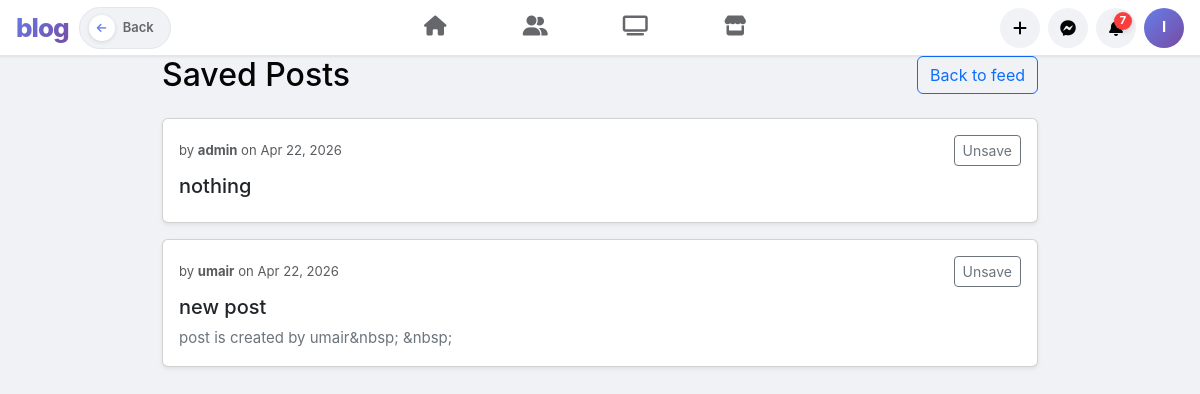
Page /saved_posts/ (signed in) on the committed database.
### blog/models.py (models this page shows, shortened)
class CustomUser(AbstractUser):
    email = models.EmailField(unique=True)

class SavedPost(models.Model):
    user = models.ForeignKey(
        settings.AUTH_USER_MODEL, on_delete=models.CASCADE, related_name="saved_posts"
    )
    post = models.ForeignKey(
        Post, on_delete=models.CASCADE, related_name="saved_by_users"
    )
    created_at = models.DateTimeField(auto_now_add=True)
    class Meta:
        unique_together = ("user", "post")
        ordering = ["-created_at"]

class Post(models.Model):
    title = models.CharField(max_length=200)
    content = RichTextUploadingField()
    author = models.ForeignKey(settings.AUTH_USER_MODEL, on_delete=models.CASCADE)
    created_at = models.DateTimeField(auto_now_add=True)
    updated_at = models.DateTimeField(auto_now=True)
    is_published = models.BooleanField(default=False)
    category = models.ManyToManyField("Category", blank=True)

### blog/views.py (the view)
# urls.py: path("saved_posts/", saved_post_list_view, name="saved_posts"),
@login_required
def saved_post_list_view(request):
    saved_posts = SavedPost.objects.filter(user=request.user).order_by("-created_at")
    return render(request, "post/saved_posts.html", {"saved_posts": saved_posts})

### blog/context_processors.py (called while the page is built)
def notifications_badge(request):
    if request.user.is_authenticated:
        cache_key = f"unread_notifications_{request.user.id}"
        unread_count = cache.get(cache_key)
        if unread_count is None:
            unread_count = Notification.objects.filter(
                user=request.user, is_read=False
            ).count()
            cache.set(cache_key, unread_count, 30)
    else:
        unread_count = 0
    return {"unread_notifications_count": unread_count}

def navbar_context(request):
    cache_key = "all_categories_navbar"
    all_categories = cache.get(cache_key)
    if all_categories is None:
        all_categories = list(Category.objects.all().order_by("name"))
        cache.set(cache_key, all_categories, 3600)
    selected_category_ids = []
    if request.GET:
        selected_category_ids = [
            int(id) for id in request.GET.getlist("categories") if id and id != "all"
        ]
    return {
        "all_categories": all_categories,
        "selected_category_ids": selected_category_ids,
    }

### templates/post/saved_posts.html (shortened to what this page needs)
{% extends "base.html" %}
{% block content %}
<div class="container" style="max-width: 900px;">
    <div class="d-flex justify-content-between align-items-center mb-4">
        <h2 class="mb-0">Saved Posts</h2>
        <a href="{% url 'blog:home' %}" class="btn btn-outline-primary">Back to feed</a>
    </div>
    {% for saved in saved_posts %}
        <div class="card mb-3 shadow-sm">
            <div class="card-body">
                <div class="d-flex justify-content-between align-items-center mb-2">
                    <div class="text-muted small">
                        by <strong>{{ saved.post.author.get_full_name|default:saved.post.author.username }}</strong>
                        on {{ saved.post.created_at|date:"M d, Y" }}
                    </div>
                    <form method="post" action="{% url 'blog:save_post' saved.post.id %}">
                        <button type="submit" class="btn btn-sm btn-outline-secondary">Unsave</button>
                    </form>
                </div>
                <h5 class="card-title mb-2">{{ saved.post.title }}</h5>
                <div class="card-text text-secondary">{{ saved.post.content|striptags|truncatewords:30 }}</div>
            </div>
        </div>
    {% empty %}
        <div class="alert alert-info mb-0">You have no saved posts yet.</div>
    {% endfor %}
</div>
{% endblock %}

### templates/base.html (shortened to what this page needs)
<!DOCTYPE html>
<html lang="en">
<head>
    <link rel="stylesheet" href="https://cdn.jsdelivr.net/npm/bootstrap@5.3.0/dist/css/bootstrap.min.css">
    <link rel="stylesheet" href="https://cdnjs.cloudflare.com/ajax/libs/font-awesome/6.4.0/css/all.min.css">
</head>
<body>
<nav class="fb-nav">
    <a href="{% url 'blog:filter_by_category' %}" class="fb-nav-brand">blog</a>
    <button onclick="history.back()" class="fb-back-btn" type="button" title="Go Back">
        <span class="back-icon"><i class="fas fa-arrow-left"></i></span>
        <span>Back</span>
    </button>
    <div class="fb-nav-tabs">
        <a href="{% url 'blog:home' %}"
           class="fb-nav-tab {% block nav_home %}{% endblock %}"
           title="Home">
            <i class="fas fa-home"></i>
        </a>
        <a href="{% url 'blog:friends_list' %}"
           class="fb-nav-tab {% block nav_friends %}{% endblock %}"
           title="Friends">
            <i class="fas fa-user-friends"></i>
        </a>
        <a href="#" class="fb-nav-tab" title="Watch"><i class="fas fa-tv"></i></a>
        <a href="#" class="fb-nav-tab" title="Marketplace"><i class="fas fa-store"></i></a>
    </div>
    <div class="fb-nav-actions">
        <a href="{% url 'blog:create_post' %}" class="fb-nav-btn" title="Create Post">
            <i class="fas fa-plus"></i>
        </a>
        <a href="#" class="fb-nav-btn" title="Messenger">
            <i class="fab fa-facebook-messenger"></i>
        </a>
        <a href="{% url 'blog:notifications_list' %}" class="fb-nav-btn" title="Notifications">
            {% if unread_notifications_count and unread_notifications_count > 0 %}
                <span class="notification-badge">{% if unread_notifications_count > 99 %}99+{% else %}{{ unread_notifications_count }}{% endif %}</span>
            {% endif %}
        </a>
        <a href="{% url 'blog:profile' %}" class="fb-nav-avatar" title="Profile">
            {{ request.user.username|first|upper }}
        </a>
    </div>
</nav>
{% block content %}{% endblock %}
</body>
</html>

### templates/base.html (style rules this page uses)
:root { --primary-color: #667eea; --secondary-color: #764ba2; --primary-gradient: linear-gradient(135deg, #667eea 0%, #764ba2 100%); --light-bg: #f0f2f5; --card-bg: #ffffff; --card-shadow: 0 1px 2px rgba(0,0,0,0.08); --hover-shadow: 0 2px 12px rgba(0,0,0,0.12); --border-color: #e4e6eb; --text-primary: #050505; --text-secondary: #65676b; --text-tertiary: #8a8d91; --action-hover: #f2f2f2; --success-color: #42b72a; --danger-color: #fa3e3e; }
* { box-sizing: border-box; margin: 0; padding: 0; }
body { background: var(--light-bg); font-family: -apple-system, BlinkMacSystemFont, 'Helvetica Neue', 'Segoe UI', Roboto, sans-serif; font-size: 15px; color: var(--text-primary); min-height: 100vh; }
.fb-nav { position: sticky; top: 0; z-index: 100; background: #fff; border-bottom: 1px solid var(--border-color); box-shadow: var(--card-shadow); height: 56px; display: flex; align-items: center; padding: 0 16px; gap: 10px; }
.fb-nav-brand { font-size: 26px; font-weight: 800; background: var(--primary-gradient); -webkit-background-clip: text; -webkit-text-fill-color: transparent; background-clip: text; letter-spacing: -1px; flex-shrink: 0; text-decoration: none; }
.fb-back-btn { display: flex; align-items: center; gap: 8px; background: var(--light-bg); border: 1.5px solid var(--border-color); border-radius: 22px; padding: 7px 16px 7px 9px; cursor: pointer; color: var(--text-secondary); font-size: 13px; font-weight: 600; font-family: inherit; transition: all 0.22s ease; text-decoration: none; white-space: nowrap; flex-shrink: 0; }
.fb-back-btn .back-icon { width: 26px; height: 26px; border-radius: 50%; background: white; display: flex; align-items: center; justify-content: center; font-size: 11px; color: var(--primary-color); transition: all 0.22s ease; box-shadow: 0 1px 4px rgba(0,0,0,0.12); flex-shrink: 0; }
.fb-nav-tabs { display: flex; align-items: center; flex: 1; justify-content: center; gap: 4px; }
.fb-nav-tab { display: flex; align-items: center; justify-content: center; width: 96px; height: 44px; border-radius: 8px; cursor: pointer; color: var(--text-secondary); transition: all 0.15s ease; font-size: 20px; text-decoration: none; border-bottom: 3px solid transparent; }
.fb-nav-actions { display: flex; align-items: center; gap: 8px; flex-shrink: 0; }
.fb-nav-btn { width: 40px; height: 40px; border-radius: 50%; background: var(--light-bg); border: none; cursor: pointer; color: var(--text-primary); font-size: 16px; display: flex; align-items: center; justify-content: center; transition: background 0.15s; text-decoration: none; position: relative; }
.fb-nav-avatar { width: 40px; height: 40px; border-radius: 50%; background: var(--primary-gradient); display: flex; align-items: center; justify-content: center; color: white; font-weight: 700; font-size: 15px; cursor: pointer; flex-shrink: 0; text-decoration: none; }
.notification-badge { position: absolute; top: 4px; right: 4px; min-width: 18px; height: 18px; padding: 0 5px; border-radius: 9px; background: var(--danger-color); color: white; font-size: 11px; font-weight: 700; display: inline-flex; align-items: center; justify-content: center; box-shadow: 0 2px 6px rgba(0,0,0,0.15); line-height: 1; }

### rows in the picture
CustomUser: user.username|first "I"
SavedPost: post.author.get_full_name "admin", post.created_at "Apr 22, 2026", post "nothing"
SavedPost: post.author.get_full_name "umair", post.created_at "Apr 22, 2026", post "new post", post.content "post is created by umair&nbsp; &nbsp;"

### other values in the picture
{{ unread_notifications_count }} "7"
